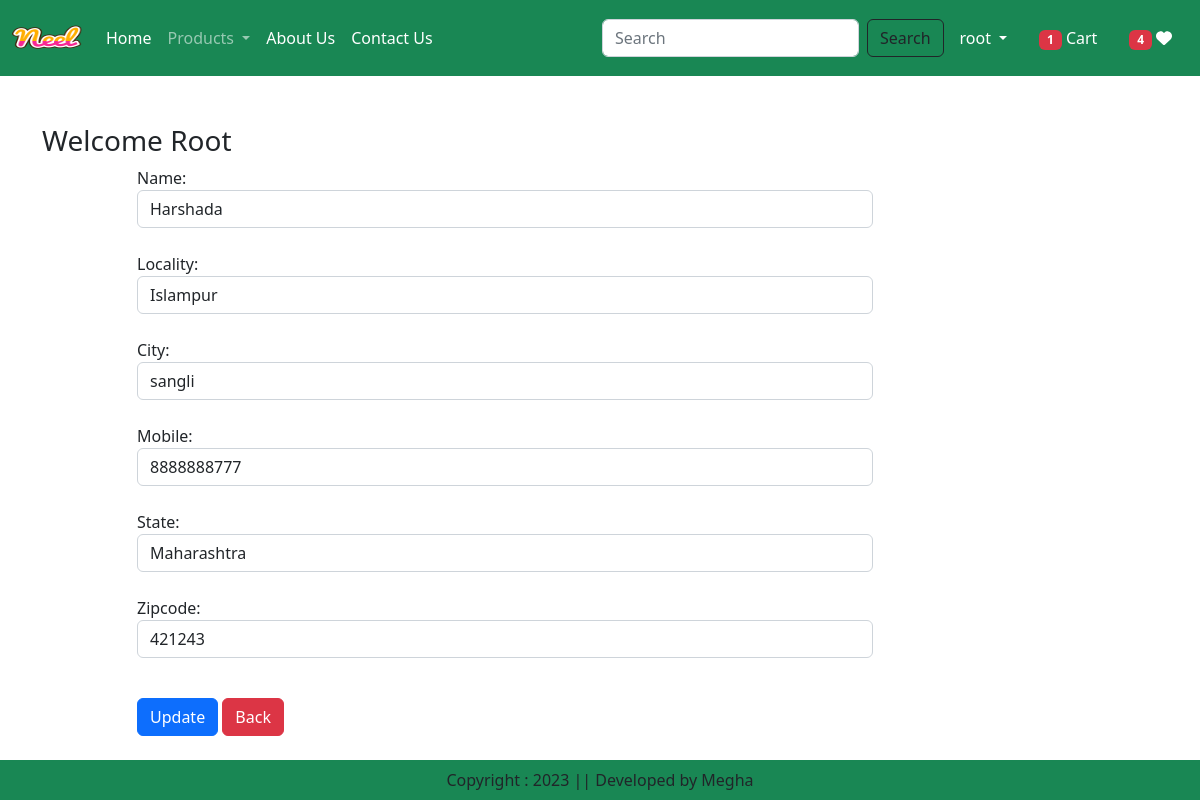
Screenshot of /updateAddress/1 (signed in) with the database file from the repository.
### app/models.py (models this page shows, shortened)
class Customer(models.Model):
    user = models.ForeignKey(User,on_delete=models.CASCADE)
    name = models.CharField(max_length=200)
    locality = models.CharField(max_length=200)
    city = models.CharField(max_length=50)
    mobile = models.IntegerField(default=0)
    zipcode = models.IntegerField()
    state = models.CharField(choices=STATE_CHOICES, max_length=100)

### app/views.py (the view, shortened to what this page needs)
# urls.py: path('updateAddress/<int:pk>', views.UpdateAddress.as_view(),name='updateAddress'),
@method_decorator(login_required, name='dispatch')
class UpdateAddress(View):
    def get(self, request, pk):
        totalitem = 0
        wishitem = 0
        if request.user.is_authenticated:
            totalitem = len(Cart.objects.filter(user=request.user))
            wishitem = len(Wishlist.objects.filter(user=request.user))
        add = Customer.objects.get(pk=pk)
        form = CustomerProfileForm(instance=add)
        return render(request,"app/updateAddress.html",locals())

### app/forms.py
class CustomerProfileForm(forms.ModelForm):
    class Meta:
        model= Customer
        fields = ['name','locality','city','mobile','state','zipcode']
        widgets={
            'name': forms.TextInput(attrs={'class':'form-control'}),
            'locality': forms.TextInput(attrs={'class':'form-control'}),
            'city': forms.TextInput(attrs={'class':'form-control'}),
            'mobile': forms.NumberInput(attrs={'class':'form-control'}),
            'state': forms.Select(attrs={'class':'form-control'}),
            'zipcode': forms.NumberInput(attrs={'class':'form-control'}),
        }

### app/templates/app/updateAddress.html (shortened to what this page needs)
{% extends 'app/base.html' %}
{% load static %}
{% block main-content %}
<div class="container my-5">
  <div class="row">
    <h3>Welcome <span class="text-capitalize">{{request.user}}</span></h3>
    <div class="col-sm-8 offset-sm-1">
      <form action="" method="post">
        {% for fm in form %}
            {{fm.label_tag}} {{fm}}
            <small class="text-danger">{{fm.errors|striptags}}</small><br />
        {% endfor %}
        <div class="col-12 mt-3">
          <button type="submit" class="btn btn-primary">Update</button>
          <a href="{% url 'address' %}" type="button" class="btn btn-danger">Back</a>
        </div>
      </form>
    </div>
  </div>
</div>
{% endblock main-content %}

### app/templates/app/base.html (shortened to what this page needs)
<!DOCTYPE html>
{% load static %}
<html lang="en">
<head>
    <link href="https://cdn.jsdelivr.net/npm/bootstrap@5.2.3/dist/css/bootstrap.min.css" rel="stylesheet">
    <link rel="stylesheet" href="{% static 'app/css/owl.carousel.min.css' %}">
    <link rel="stylesheet" href="{% static 'app/css/all.min.css' %}">
    <link rel="stylesheet" href="{% static 'app/css/mystyle.css' %}">
</head>
<body>
    <nav class="navbar navbar-expand-lg navbar-dark bg-success ">
        <div class="container-fluid">
          <a class="navbar-brand" href="#">
            <img src="{% static 'app/images/neel.png' %}" alt="" height="50" width="70" />
          </a>
          <div class="collapse navbar-collapse" id="navbarSupportedContent">
            <ul class="navbar-nav me-auto mb-2 mb-lg-0">
              {% if request.user.is_authenticated %}
              <li class="nav-item">
                <a class="nav-link active" aria-current="page" href="/">Home</a>
              </li>
              <li class="nav-item dropdown">
                <a class="nav-link dropdown-toggle" href="#" id="navbarDropdown" role="button" data-bs-toggle="dropdown" aria-expanded="false">
                  Products
                </a>
              </li>
              <li class="nav-item">
                <a class="nav-link text-white" href="{% url 'about' %}">About Us</a>
              </li>
              <li class="nav-item">
                <a class="nav-link text-white" href="{% url 'contact' %}">Contact Us</a>
              </li>
            </ul>
            <form class="d-flex" action="/search">
              <input class="form-control me-2" type="search" placeholder="Search" aria-label="Search" name="search"/>
              <button class="btn btn-outline-dark" type="submit">Search</button>
            </form>
          </div>
          <ul class="navbar-nav me-auto mb-2 mb-lg-0">
            <li class="nav-item dropdown mx-2">
                <a class="nav-link dropdown-toggle text-white" href="#" id="profileDropdown" role="button" data-bs-toggle="dropdown" aria-expanded="false">
                  {{request.user}}
                </a>
              </li>
              <li class="nav-item mx-2">
                <a href="{% url 'showcart' %}" class="nav-link text-white">
                  <span class="badge bg-danger">{% if totalitem > 0 %}{{totalitem}}{% endif %}</span> Cart</a>
              </li>
              <li class="nav-item mx-2">
                <a href="{% url "showwishlist" %}" class="nav-link text-white"><span class="badge bg-danger">{% if wishitem > 0 %}{{wishitem}}{% endif %}</span>  <i class="fa fa-heart"> </i> </a>
              </li>
              {% endif %}
          </ul>
        </div>
      </nav>
      {% block main-content %}{% endblock main-content %}
      <footer class="container-fluid bg-success text-center p-2 mt-5 fixed-bottom">
        Copyright : 2023 || Developed by Megha
      </footer>
</body>
</html>

### rows the page displays
Customer: form "Harshada" "Islampur" "sangli" "8888888777" "Maharashtra" "421243"

### other values shown
{{ request.user }} "root"
{{ totalitem }} "1"
{{ wishitem }} "4"
{{ request.user }} "Root"
{{ fm.label_tag }} "Name:" "Locality:" "City:" "Mobile:" "State:" "Zipcode:"
